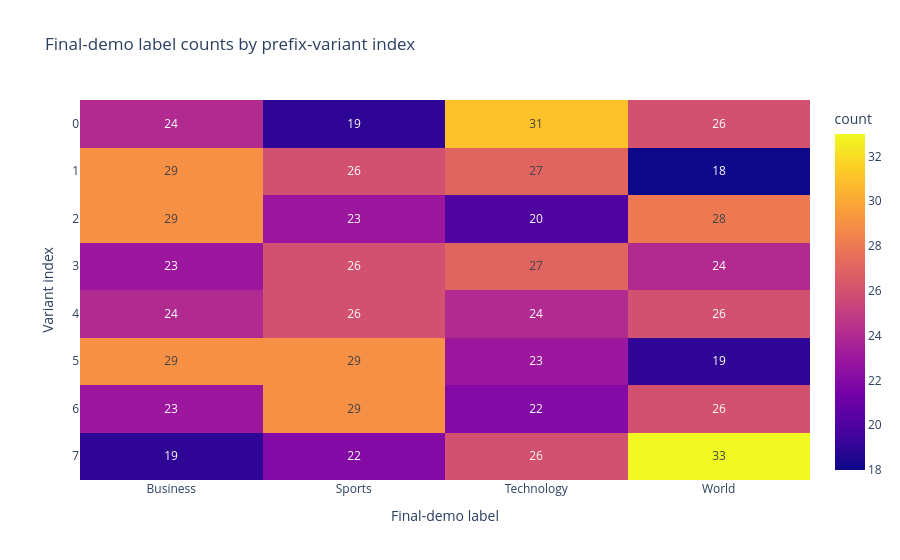
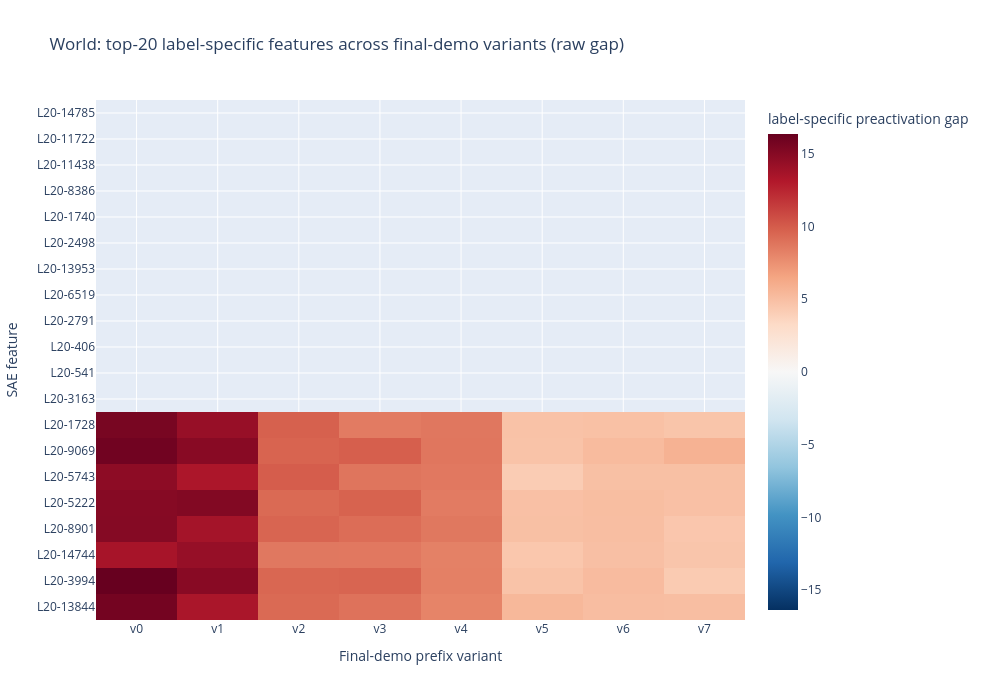
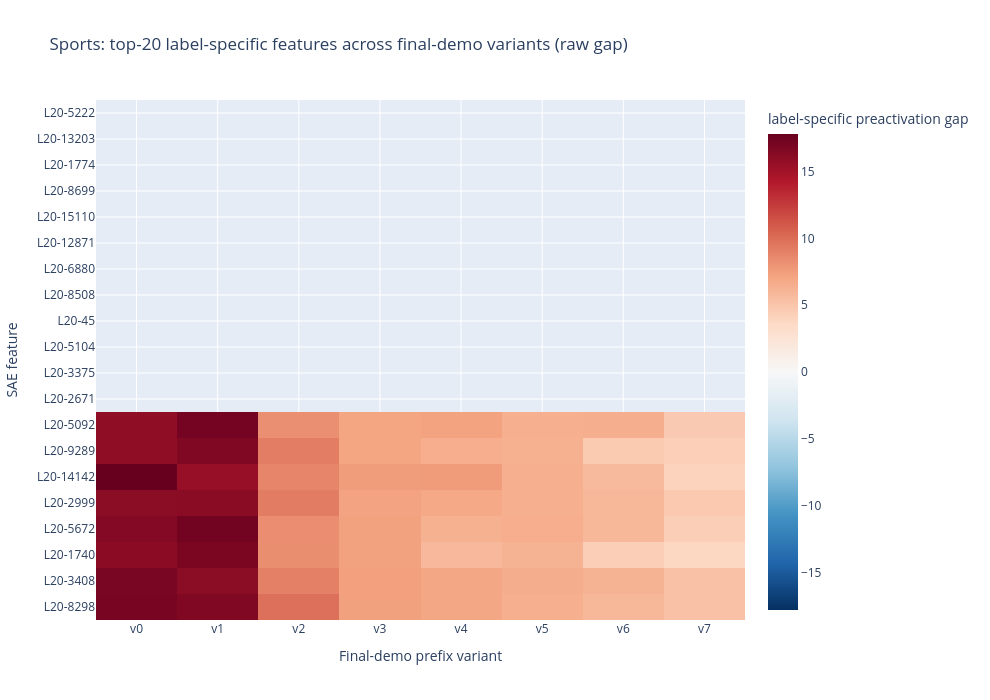
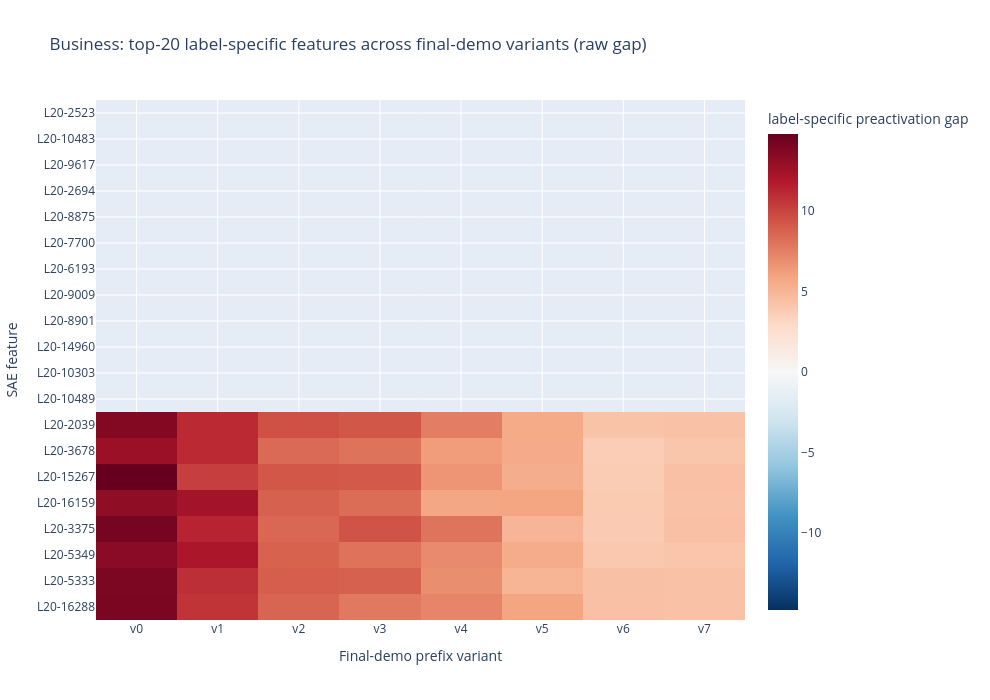

These figures' notebook cell, in order:
### Code cell
# ============================================================
# 6. Plotly diagnostics and heatmaps
# ============================================================

summary = {
    "model": MODEL_SHORT_NAME,
    "target_layer": TARGET_LAYER,
    "n_queries": N_QUERY_TOTAL,
    "n_prefix_variants": N_PREFIX_VARIANTS,
    "label_specific_top_n_per_label": LABEL_SPECIFIC_TOP_N,
    "retention_top_k": RETENTION_TOP_K,
    "stable_min_retention": STABLE_MIN_RETENTION,
    "stable_min_baseline_ratio": STABLE_MIN_BASELINE_RATIO,
    "query_analysis_positions": query_analysis_positions,
    "stable_count": int(label_specific_stability_df["stable_by_rule"].sum()),
    "sensitive_count": int((~label_specific_stability_df["stable_by_rule"]).sum()),
}
print(json.dumps(summary, indent=2))

# Per-variant final-demo label distribution. This checks whether variant index itself is label-confounded.
variant_label_counts = pd.crosstab(meta_df["variant_idx"], meta_df["final_demo_label_word"])
print("Final-demo label counts by variant index:")
display(variant_label_counts)

fig_counts = px.imshow(
    variant_label_counts,
    text_auto=True,
    aspect="auto",
    title="Final-demo label counts by prefix-variant index",
    labels=dict(x="Final-demo label", y="Variant index", color="count"),
)
fig_counts.show()


def plot_label_specific_heatmap(lab: int, normalize_to_baseline: bool = False):
    """Plot top label-specific features for one label across final-demo variants."""
    feature_ids = label_top_features[int(lab)]
    mat = label_specific_pre_gap[int(lab), :, feature_ids].T  # [features, variants]
    if normalize_to_baseline:
        denom = np.abs(mat[:, [0]]) + 1e-12
        mat_to_plot = mat / denom
        colorbar_title = "pre-gap / |baseline gap|"
        title_suffix = "ratio to baseline"
    else:
        mat_to_plot = mat
        colorbar_title = "label-specific preactivation gap"
        title_suffix = "raw gap"

    y_labels = [f"L{TARGET_LAYER}-{int(f)}" for f in feature_ids]
    x_labels = [f"v{v}" for v in range(N_PREFIX_VARIANTS)]
    fig = go.Figure(
        data=go.Heatmap(
            z=mat_to_plot,
            x=x_labels,
            y=y_labels,
            colorscale="RdBu",
            reversescale=True,
            zmid=0.0,
            colorbar=dict(title=colorbar_title),
            hovertemplate=(
                "feature=%{y}<br>variant=%{x}<br>"
                + colorbar_title
                + "=%{z:.4f}<extra></extra>"
            ),
        )
    )
    fig.update_layout(
        title=f"{label_to_words_agnews[int(lab)]}: top-{LABEL_SPECIFIC_TOP_N} label-specific features across final-demo variants ({title_suffix})",
        xaxis_title="Final-demo prefix variant",
        yaxis_title="SAE feature",
        height=max(450, 26 * len(feature_ids) + 180),
        width=max(850, 80 * N_PREFIX_VARIANTS + 350),
    )
    fig.show()


for lab in range(NUM_LABELS):
    plot_label_specific_heatmap(lab, normalize_to_baseline=False)

# Optional normalized heatmaps. These are useful for visually identifying LFH-sensitive features.
for lab in range(NUM_LABELS):
    plot_label_specific_heatmap(lab, normalize_to_baseline=True)

# Retention plot for all selected label-specific features.
fig_retention = px.scatter(
    label_specific_stability_df,
    x="label_specific_rank",
    y=f"retention_rate_top_{RETENTION_TOP_K}",
    color="label_word",
    symbol="stable_by_rule",
    hover_data=[
        "feature_idx",
        "baseline_label_specific_pre_gap",
        "min_over_baseline",
        "worst_variant_rank",
        "best_variant_rank",
    ],
    title=f"Single-prefix label-specific rank versus multi-prefix retention in top-{RETENTION_TOP_K}",
    labels={
        "label_specific_rank": "Original single-prefix label-specific rank",
        f"retention_rate_top_{RETENTION_TOP_K}": f"Retention rate in top-{RETENTION_TOP_K}",
        "label_word": "Gold label",
    },
)
fig_retention.add_hline(y=STABLE_MIN_RETENTION, line_dash="dash")
fig_retention.update_layout(height=500, width=900)
fig_retention.show()

# Gap range plot: how much the label-specific score moves when only the final demo changes.
fig_range = px.scatter(
    label_specific_stability_df,
    x="baseline_label_specific_pre_gap",
    y="range_label_specific_pre_gap_across_prefixes",
    color="label_word",
    symbol="stable_by_rule",
    hover_data=["feature_idx", "label_specific_rank", "min_over_baseline", f"retention_rate_top_{RETENTION_TOP_K}"],
    title="Label-specific preactivation gap instability under final-demo variation",
    labels={
        "baseline_label_specific_pre_gap": "Baseline label-specific preactivation gap",
        "range_label_specific_pre_gap_across_prefixes": "Range of gap across prefix variants",
        "label_word": "Gold label",
    },
)
fig_range.update_layout(height=500, width=900)
fig_range.show()

### Figure 1 — Plotly figure (JSON) as saved in the notebook; plotly's stock layout.template omitted (floating-point values rounded to 4 significant figures)
{"data": [{"coloraxis": "coloraxis", "hovertemplate": "Final-demo label: %{x}<br>Variant index: %{y}<br>count: %{z}<extra></extra>", "name": "0", "texttemplate": "%{z}", "type": "heatmap", "x": ["Business", "Sports", "Technology", "World"], "xaxis": "x", "y": [0, 1, 2, 3, 4, 5, 6, 7], "yaxis": "y", "z": [[24, 19, 31, 26], [29, 26, 27, 18], [29, 23, 20, 28], [23, 26, 27, 24], [24, 26, 24, 26], [29, 29, 23, 19], [23, 29, 22, 26], [19, 22, 26, 33]]}], "layout": {"coloraxis": {"colorbar": {"title": {"text": "count"}}, "colorscale": [[0, "#0d0887"], [0.1111, "#46039f"], [0.2222, "#7201a8"], [0.3333, "#9c179e"], [0.4444, "#bd3786"], [0.5556, "#d8576b"], [0.6667, "#ed7953"], [0.7778, "#fb9f3a"], [0.8889, "#fdca26"], [1, "#f0f921"]]}, "title": {"text": "Final-demo label counts by prefix-variant index"}, "xaxis": {"anchor": "y", "domain": [0, 1], "title": {"text": "Final-demo label"}}, "yaxis": {"anchor": "x", "autorange": "reversed", "domain": [0, 1], "title": {"text": "Variant index"}}}}

### Figure 2 — Plotly figure (JSON) as saved in the notebook; plotly's stock layout.template omitted (floating-point values rounded to 4 significant figures; data arrays with more than 128 entries replaced by an {"elided": "..."} marker saying what was removed)
{"data": [{"colorbar": {"title": {"text": "label-specific preactivation gap"}}, "colorscale": [[0, "rgb(103,0,31)"], [0.1, "rgb(178,24,43)"], [0.2, "rgb(214,96,77)"], [0.3, "rgb(244,165,130)"], [0.4, "rgb(253,219,199)"], [0.5, "rgb(247,247,247)"], [0.6, "rgb(209,229,240)"], [0.7, "rgb(146,197,222)"], [0.8, "rgb(67,147,195)"], [0.9, "rgb(33,102,172)"], [1, "rgb(5,48,97)"]], "hovertemplate": "feature=%{y}<br>variant=%{x}<br>label-specific preactivation gap=%{z:.4f}<extra></extra>", "reversescale": true, "type": "heatmap", "x": ["v0", "v1", "v2", "v3", "v4", "v5", "v6", "v7"], "y": ["L20-13844", "L20-3994", "L20-14744", "L20-8901", "L20-5222", "L20-5743", "L20-9069", "L20-1728", "L20-3163", "L20-541", "L20-406", "L20-2791", "L20-6519", "L20-13953", "L20-2498", "L20-1740", "L20-8386", "L20-11438", "L20-11722", "L20-14785"], "z": {"elided": "8x20 float values"}, "zmid": 0}], "layout": {"height": 700, "title": {"text": "World: top-20 label-specific features across final-demo variants (raw gap)"}, "width": 990, "xaxis": {"title": {"text": "Final-demo prefix variant"}}, "yaxis": {"title": {"text": "SAE feature"}}}}

### Figure 3 — Plotly figure (JSON) as saved in the notebook; plotly's stock layout.template omitted (floating-point values rounded to 4 significant figures; data arrays with more than 128 entries replaced by an {"elided": "..."} marker saying what was removed)
{"data": [{"colorbar": {"title": {"text": "label-specific preactivation gap"}}, "colorscale": [[0, "rgb(103,0,31)"], [0.1, "rgb(178,24,43)"], [0.2, "rgb(214,96,77)"], [0.3, "rgb(244,165,130)"], [0.4, "rgb(253,219,199)"], [0.5, "rgb(247,247,247)"], [0.6, "rgb(209,229,240)"], [0.7, "rgb(146,197,222)"], [0.8, "rgb(67,147,195)"], [0.9, "rgb(33,102,172)"], [1, "rgb(5,48,97)"]], "hovertemplate": "feature=%{y}<br>variant=%{x}<br>label-specific preactivation gap=%{z:.4f}<extra></extra>", "reversescale": true, "type": "heatmap", "x": ["v0", "v1", "v2", "v3", "v4", "v5", "v6", "v7"], "y": ["L20-8298", "L20-3408", "L20-1740", "L20-5672", "L20-2999", "L20-14142", "L20-9289", "L20-5092", "L20-2671", "L20-3375", "L20-5104", "L20-45", "L20-8508", "L20-6880", "L20-12871", "L20-15110", "L20-8699", "L20-1774", "L20-13203", "L20-5222"], "z": {"elided": "8x20 float values"}, "zmid": 0}], "layout": {"height": 700, "title": {"text": "Sports: top-20 label-specific features across final-demo variants (raw gap)"}, "width": 990, "xaxis": {"title": {"text": "Final-demo prefix variant"}}, "yaxis": {"title": {"text": "SAE feature"}}}}

### Figure 4 — Plotly figure (JSON) as saved in the notebook; plotly's stock layout.template omitted (floating-point values rounded to 4 significant figures; data arrays with more than 128 entries replaced by an {"elided": "..."} marker saying what was removed)
{"data": [{"colorbar": {"title": {"text": "label-specific preactivation gap"}}, "colorscale": [[0, "rgb(103,0,31)"], [0.1, "rgb(178,24,43)"], [0.2, "rgb(214,96,77)"], [0.3, "rgb(244,165,130)"], [0.4, "rgb(253,219,199)"], [0.5, "rgb(247,247,247)"], [0.6, "rgb(209,229,240)"], [0.7, "rgb(146,197,222)"], [0.8, "rgb(67,147,195)"], [0.9, "rgb(33,102,172)"], [1, "rgb(5,48,97)"]], "hovertemplate": "feature=%{y}<br>variant=%{x}<br>label-specific preactivation gap=%{z:.4f}<extra></extra>", "reversescale": true, "type": "heatmap", "x": ["v0", "v1", "v2", "v3", "v4", "v5", "v6", "v7"], "y": ["L20-16288", "L20-5333", "L20-5349", "L20-3375", "L20-16159", "L20-15267", "L20-3678", "L20-2039", "L20-10489", "L20-10303", "L20-14960", "L20-8901", "L20-9009", "L20-6193", "L20-7700", "L20-8875", "L20-2694", "L20-9617", "L20-10483", "L20-2523"], "z": {"elided": "8x20 float values"}, "zmid": 0}], "layout": {"height": 700, "title": {"text": "Business: top-20 label-specific features across final-demo variants (raw gap)"}, "width": 990, "xaxis": {"title": {"text": "Final-demo prefix variant"}}, "yaxis": {"title": {"text": "SAE feature"}}}}
